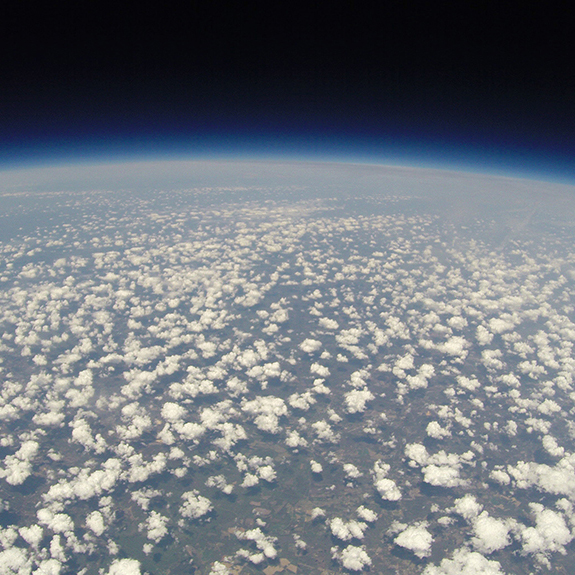
#> input picture DeblurBlur/trial_earth.jpg, 575 x 575 px
$ python Motion-Blur-Extreme.py   (older library calls are emulated)
#> lines starting #> are read from the running program, lines starting #| are printed output that depends on the picture
### DeblurBlur/LineDictionary.py
class LineDictionary:
    def __init__(self):
        self.lines = {}
        self.Create3x3Lines()
        self.Create5x5Lines()
        self.Create7x7Lines()
        self.Create9x9Lines()
        return

    def Create3x3Lines(self):
        lines = {}
        lines[0] = [1,0,1,2]
        lines[45] = [2,0,0,2]
        lines[90] = [0,1,2,1]
        lines[135] = [0,0,2,2]
        self.lines[3] = lines
        return

    def Create5x5Lines(self):
        lines = {}
        lines[0] = [2,0,2,4]
        lines[22.5] = [3,0,1,4]
        lines[45] = [0,4,4,0]
        lines[67.5] = [0,3,4,1]
        lines[90] = [0,2,4,2]
        lines[112.5] = [0,1,4,3]
        lines[135] = [0,0,4,4]
        lines[157.5]= [1,0,3,4]
        self.lines[5] = lines
        return

    def Create7x7Lines(self):
        lines = {}
        lines[0] = [3,0,3,6]
        lines[15] = [4,0,2,6]
        lines[30] = [5,0,1,6]
        lines[45] = [6,0,0,6]
        lines[60] = [6,1,0,5]
        lines[75] = [6,2,0,4]
        lines[90] = [0,3,6,3]
        lines[105] = [0,2,6,4]
        lines[120] = [0,1,6,5]
        lines[135] = [0,0,6,6]
        lines[150] = [1,0,5,6]
        lines[165] = [2,0,4,6]
        self.lines[7] = lines
        return

    def Create9x9Lines(self):
        lines = {}
        lines[0] = [4,0,4,8]
        lines[11.25] = [5,0,3,8]
        lines[22.5] = [6,0,2,8]
        lines[33.75] = [7,0,1,8]
        lines[45] = [8,0,0,8]
        lines[56.25] = [8,1,0,7]
        lines[67.5] = [8,2,0,6]
        lines[78.75] = [8,3,0,5]
        lines[90] = [8,4,0,4]
        lines[101.25] = [0,3,8,5]
        lines[112.5] = [0,2,8,6]
        lines[123.75] = [0,1,8,7]
        lines[135] = [0,0,8,8]
        lines[146.25] = [1,0,7,8]
        lines[157.5] = [2,0,6,8]
        lines[168.75] = [3,0,5,8]
        self.lines[9] = lines
        return

### DeblurBlur/Motion-Blur-Extreme.py
import cv2
import numpy as np
from scipy.ndimage.filters import convolve
from scipy.misc import imread, imsave
from PIL import Image

import math
from scipy.signal import convolve2d
from skimage.draw import line

from LineDictionary import LineDictionary

lineLengths =[3,5,7,9]
lineTypes = ["full", "right", "left"]

lineDict = LineDictionary()

def LineKernel(dim, angle, linetype):
    kernelwidth = dim
    kernelCenter = int(math.floor(dim/2))
    angle = SanitizeAngleValue(kernelCenter, angle)
    kernel = np.zeros((kernelwidth, kernelwidth), dtype=np.float32)
    lineAnchors = lineDict.lines[dim][angle]
    if(linetype == 'right'):
        lineAnchors[0] = kernelCenter
        lineAnchors[1] = kernelCenter
    if(linetype == 'left'):
        lineAnchors[2] = kernelCenter
        lineAnchors[3] = kernelCenter
    rr,cc = line(lineAnchors[0], lineAnchors[1], lineAnchors[2], lineAnchors[3])
    kernel[rr,cc]=1
    normalizationFactor = np.count_nonzero(kernel)
    kernel = kernel / normalizationFactor
    return kernel

def SanitizeAngleValue(kernelCenter, angle):
    numDistinctLines = kernelCenter * 4
    angle = math.fmod(angle, 180.0)
    validLineAngles = np.linspace(0,180, numDistinctLines, endpoint = False)
    angle = nearestValue(angle, validLineAngles)
    return angle

def nearestValue(theta, validAngles):
    idx = (np.abs(validAngles-theta)).argmin()
    return validAngles[idx]

image = imread("trial_earth.jpg", flatten=True)
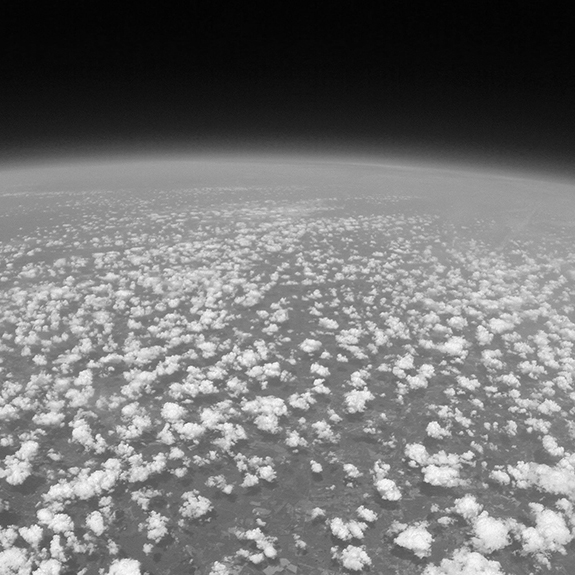
#> image: shape (575, 575) float32; min 1.87, max 254.1, mean 117

# generating the kernel
kernel = LineKernel(7, 180, 'right')

# Pad kernel (make the kernel has the same shape as the image)
l = np.zeros_like(image)
l[:kernel.shape[0],:kernel.shape[1]] = kernel
kernel = l

# Normalize values (0,255)->(0,1)
image = image/np.max(image)
image_fft = (np.fft.fft2(image))
kernel_fft = (np.fft.fft2(kernel))

# Blur
blurred_array = np.multiply(image_fft, kernel_fft**5) # add power to kernel_fft to get more motion
blurred_array_shift = np.fft.fftshift( blurred_array )
blurred_array = np.fft.ifft2(blurred_array)

# Deblur
deblurred_array = np.fft.fft2( blurred_array )
deblurred_array_fft = np.fft.fftshift( deblurred_array )
deblurred_array = np.divide( deblurred_array, kernel_fft )
deblurred_array = np.fft.ifft2( deblurred_array )

# Save
blurred_image = Image.fromarray( 255*(np.abs(blurred_array)/np.max(blurred_array)).real).convert('RGB').save('[DOPE]motion-blurred-1.jpg')
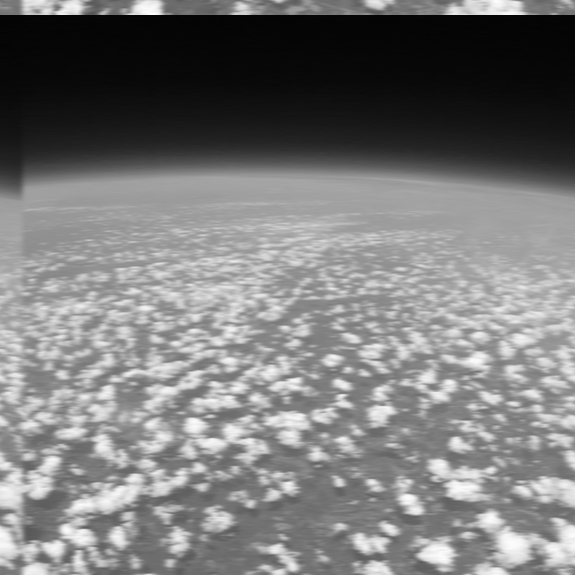
#> saved as [DOPE]motion-blurred-1.jpg: PIL image 575x575 RGB; min 3, max 255, mean 121.2
deblurred_image = Image.fromarray( 255*(np.abs(deblurred_array)/np.max(deblurred_array)).real).convert('RGB').save('[DOPE]motion-deblurred-1.jpg')
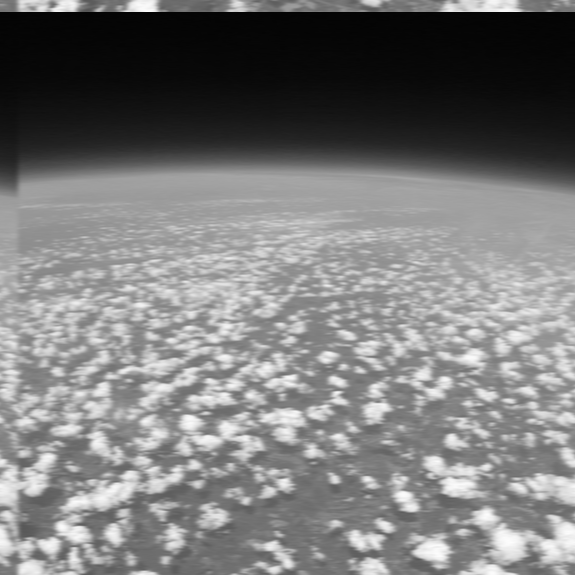
#> saved as [DOPE]motion-deblurred-1.jpg: PIL image 575x575 RGB; min 3, max 255, mean 120.8
